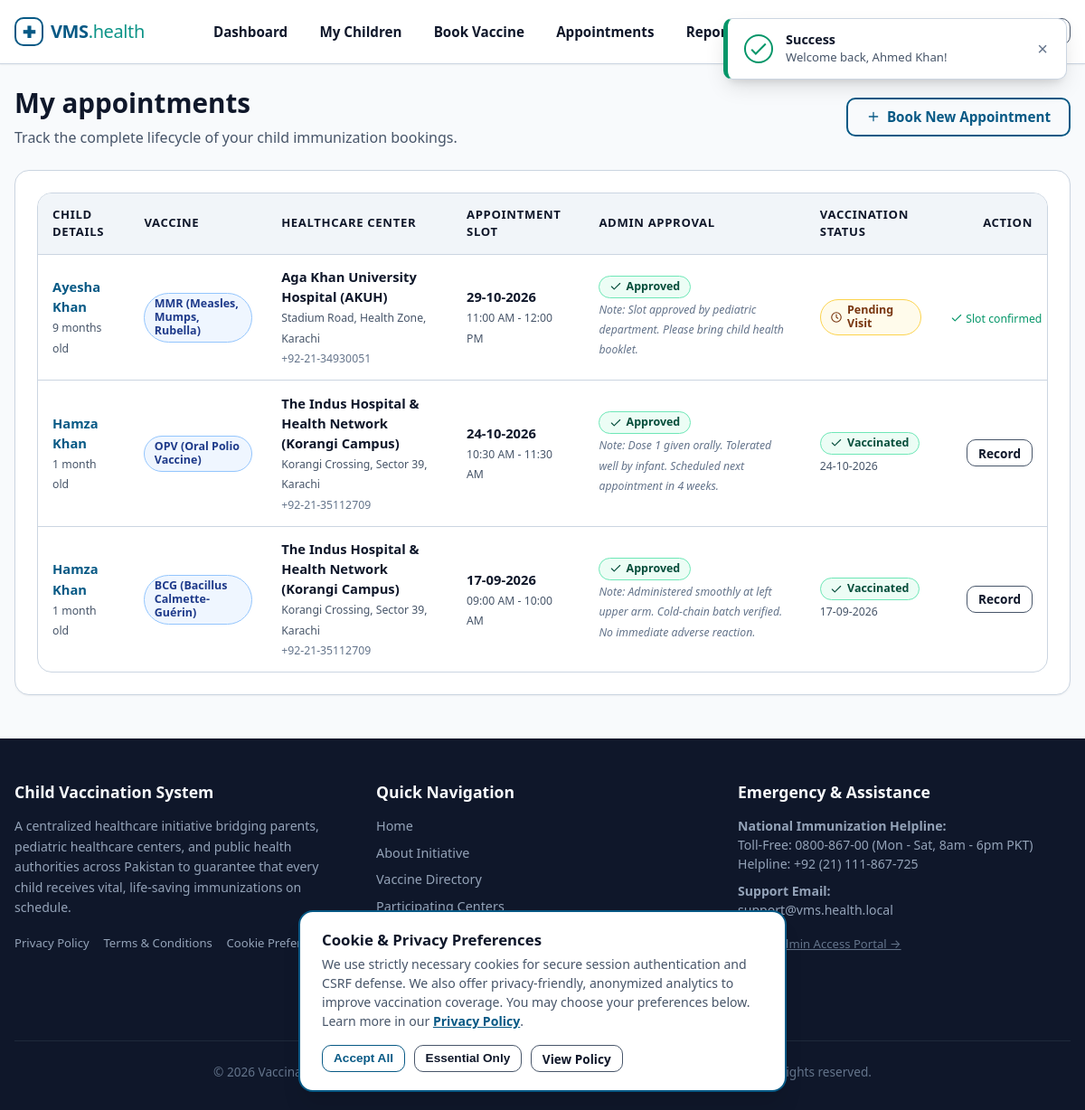
Page /vms/parent/bookings.php (signed in) on the committed database.
### tables this page shows
CREATE TABLE `bookings` (
  `id` INT UNSIGNED NOT NULL AUTO_INCREMENT,
  `child_id` INT UNSIGNED NOT NULL COMMENT 'Child receiving vaccination',
  `parent_id` INT UNSIGNED NOT NULL COMMENT 'Parent who booked appointment',
  `hospital_id` INT UNSIGNED NOT NULL COMMENT 'Selected vaccination center',
  `vaccine_id` INT UNSIGNED NOT NULL COMMENT 'Vaccine to be administered',
  `preferred_date` DATE NOT NULL COMMENT 'Date booked for the appointment',
  `time_slot` VARCHAR(30) NOT NULL COMMENT 'e.g. 09:00 AM - 10:00 AM',
  `admin_status` ENUM('pending', 'approved', 'rejected') NOT NULL DEFAULT 'pending' COMMENT 'Admin approval status',
  `vaccination_status` ENUM('pending', 'vaccinated', 'not_vaccinated') NOT NULL DEFAULT 'pending' COMMENT 'Hospital verification status',
  `vaccinated_on` DATETIME DEFAULT NULL COMMENT 'Timestamp when hospital confirmed vaccination',
  `remarks` TEXT DEFAULT NULL COMMENT 'Clinical observations or rejection/cancellation reasons',
  `created_at` DATETIME NOT NULL DEFAULT CURRENT_TIMESTAMP,
  PRIMARY KEY (`id`),
  KEY `idx_bookings_child` (`child_id`),
  KEY `idx_bookings_parent` (`parent_id`),
  KEY `idx_bookings_hospital` (`hospital_id`),
  KEY `idx_bookings_vaccine` (`vaccine_id`),
  KEY `idx_bookings_admin_status` (`admin_status`),
  KEY `idx_bookings_vac_status` (`vaccination_status`),
  KEY `idx_bookings_preferred_date` (`preferred_date`),
  KEY `idx_bookings_parent_child` (`parent_id`, `child_id`),
  KEY `idx_bookings_hosp_schedule` (`hospital_id`, `preferred_date`, `vaccination_status`),
  CONSTRAINT `fk_bookings_child` FOREIGN KEY (`child_id`)
    REFERENCES `children` (`id`) ON DELETE CASCADE ON UPDATE CASCADE,
  CONSTRAINT `fk_bookings_parent` FOREIGN KEY (`parent_id`)
    REFERENCES `parents` (`id`) ON DELETE CASCADE ON UPDATE CASCADE,
  CONSTRAINT `fk_bookings_hospital` FOREIGN KEY (`hospital_id`)
    REFERENCES `hospitals` (`id`) ON DELETE CASCADE ON UPDATE CASCADE,
  CONSTRAINT `fk_bookings_vaccine` FOREIGN KEY (`vaccine_id`)
    REFERENCES `vaccines` (`id`) ON DELETE CASCADE ON UPDATE CASCADE
);

CREATE TABLE `children` (
  `id` INT UNSIGNED NOT NULL AUTO_INCREMENT,
  `parent_id` INT UNSIGNED NOT NULL COMMENT 'Foreign key to parents.id',
  `name` VARCHAR(100) NOT NULL COMMENT 'Child full name',
  `dob` DATE NOT NULL COMMENT 'Date of birth used for schedule calculations',
  `gender` ENUM('male', 'female', 'other') NOT NULL COMMENT 'Biological gender',
  `blood_group` VARCHAR(10) NOT NULL COMMENT 'Blood group e.g. A+, B+, O+, AB-',
  `created_at` DATETIME NOT NULL DEFAULT CURRENT_TIMESTAMP,
  PRIMARY KEY (`id`),
  KEY `idx_children_parent_id` (`parent_id`),
  KEY `idx_children_dob` (`dob`),
  CONSTRAINT `fk_children_parent` FOREIGN KEY (`parent_id`)
    REFERENCES `parents` (`id`) ON DELETE CASCADE ON UPDATE CASCADE
);

CREATE TABLE `vaccines` (
  `id` INT UNSIGNED NOT NULL AUTO_INCREMENT,
  `name` VARCHAR(100) NOT NULL COMMENT 'Vaccine name e.g. BCG, OPV, MMR',
  `description` TEXT NOT NULL COMMENT 'Medical indications, preventable illnesses, instructions',
  `recommended_age_days` INT UNSIGNED NOT NULL COMMENT 'Days from birth when dose is due (0 = Birth)',
  `doses` INT UNSIGNED NOT NULL DEFAULT 1 COMMENT 'Total recommended doses in the series',
  `status` ENUM('available', 'unavailable') NOT NULL DEFAULT 'available',
  `created_at` DATETIME NOT NULL DEFAULT CURRENT_TIMESTAMP,
  PRIMARY KEY (`id`),
  KEY `idx_vaccines_status` (`status`),
  KEY `idx_vaccines_age_days` (`recommended_age_days`)
);

CREATE TABLE `hospitals` (
  `id` INT UNSIGNED NOT NULL AUTO_INCREMENT,
  `user_id` INT UNSIGNED NOT NULL COMMENT 'Foreign key to users.id',
  `name` VARCHAR(150) NOT NULL COMMENT 'Official name of the hospital / health center',
  `address` TEXT NOT NULL COMMENT 'Street address of the hospital',
  `city` VARCHAR(80) NOT NULL COMMENT 'City where hospital is located',
  `location` VARCHAR(150) NOT NULL COMMENT 'District, zone, or prominent landmark for parent search',
  `phone` VARCHAR(25) NOT NULL COMMENT 'Hospital reception / pediatric hotline',
  `status` ENUM('active', 'inactive') NOT NULL DEFAULT 'active' COMMENT 'Account status',
  `created_at` DATETIME NOT NULL DEFAULT CURRENT_TIMESTAMP,
  PRIMARY KEY (`id`),
  UNIQUE KEY `uk_hospitals_user_id` (`user_id`),
  KEY `idx_hospitals_city` (`city`),
  KEY `idx_hospitals_status` (`status`),
  CONSTRAINT `fk_hospitals_user` FOREIGN KEY (`user_id`)
    REFERENCES `users` (`id`) ON DELETE CASCADE ON UPDATE CASCADE
);

### vms/includes/functions.php (called while the page is built, shortened)
<?php
function url(string $path = ''): string
{
    return BASE_URL . ltrim($path, '/');
}
function e($value): string
{
    return htmlspecialchars((string)$value, ENT_QUOTES, 'UTF-8');
}
function formatDate(?string $dateString, string $format = 'd-m-Y'): string
{
    $timestamp = strtotime($dateString);
    return date($format, $timestamp);
}
function formatAge(string $dob): string
{
    try {
        $birthDate = new DateTime($dob);
        $today = new DateTime('today');
        $diff = $birthDate->diff($today);
        if ($diff->m > 0) {
            return $diff->m . ' month' . ($diff->m > 1 ? 's' : '');
        }
        return $diff->d . ' day' . ($diff->d > 1 ? 's' : '');
    } catch (Exception $e) {
        return 'Unknown';
    }
}

### vms/parent/bookings.php (the view, shortened to what this page needs)
<?php
require_once __DIR__ . '/../includes/functions.php';
require_once __DIR__ . '/../includes/ui.php';
$pdo = getDBConnection();
$userId = currentUserId();
$pStmt = $pdo->prepare('SELECT id FROM parents WHERE user_id = ? LIMIT 1');
$pStmt->execute([$userId]);
$parentId = (int)$pStmt->fetchColumn();
$stmt = $pdo->prepare(
    'SELECT b.*,
            c.name AS child_name, c.dob AS child_dob,
            h.name AS hospital_name, h.city AS hospital_city, h.phone AS hospital_phone, h.location AS hospital_location,
            v.name AS vaccine_name
     FROM bookings b
     JOIN children c ON b.child_id = c.id
     JOIN hospitals h ON b.hospital_id = h.id
     JOIN vaccines v ON b.vaccine_id = v.id
     WHERE b.parent_id = ?
     ORDER BY b.preferred_date DESC, b.created_at DESC'
);
$stmt->execute([$parentId]);
$bookings = $stmt->fetchAll();
require_once __DIR__ . '/../includes/header.php';
?>
<div class="container">
    <div style="display: flex; justify-content: space-between; align-items: center; margin-bottom: 1.5rem; flex-wrap: wrap; gap: 1rem;">
        <div>
            <h1>My appointments</h1>
            <p style="margin: 0;">Track the complete lifecycle of your child immunization bookings.</p>
        </div>
        <div>
            <a href="<?= url('parent/book.php'); ?>" class="btn btn-primary">
                <?= uiIcon('plus', 16); ?> Book New Appointment
            </a>
        </div>
    </div>
    <div class="card">
        <?php if (empty($bookings)): ?>
            <div style="text-align: center; padding: 3rem 1rem; color: var(--text-muted);">
                <?= uiIcon('calendar', 40); ?>
                <h3>No Appointments Booked Yet</h3>
                <p style="max-width: 450px; margin: 0 auto 1.25rem;">
                    You have not submitted any vaccination requests. Schedule a slot at an authorized pediatric hospital to ensure your child remains protected.
                </p>
                <a href="<?= url('parent/book.php'); ?>" class="btn btn-primary">Book an Appointment</a>
            </div>
        <?php else: ?>
            <div class="table-responsive">
                <table class="table">
                    <thead>
                        <tr>
                            <th>Child Details</th>
                            <th>Vaccine</th>
                            <th>Healthcare Center</th>
                            <th>Appointment Slot</th>
                            <th>Admin Approval</th>
                            <th>Vaccination Status</th>
                            <th style="text-align: right;">Action</th>
                        </tr>
                    </thead>
                    <tbody>
                        <?php foreach ($bookings as $b): ?>
                            <tr>
                                <td>
                                    <strong><a href="<?= url('parent/children.php?action=view&id=' . (int)$b['child_id']); ?>"><?= e($b['child_name']); ?></a></strong><br>
                                    <small style="color: var(--text-muted);"><?= formatAge($b['child_dob']); ?> old</small>
                                </td>
                                <td><span class="badge badge-info"><?= e($b['vaccine_name']); ?></span></td>
                                <td>
                                    <strong><?= e($b['hospital_name']); ?></strong><br>
                                    <small style="color: var(--text-muted);"><?= e($b['hospital_location']); ?>, <?= e($b['hospital_city']); ?></small><br>
                                    <small style="color: var(--text-light);"><?= e($b['hospital_phone']); ?></small>
                                </td>
                                <td>
                                    <strong><?= formatDate($b['preferred_date']); ?></strong><br>
                                    <small style="color: var(--text-muted);"><?= e($b['time_slot']); ?></small>
                                </td>
                                <td>
                                    <?php if ($b['admin_status'] === 'approved'): ?>
                                        <span class="badge badge-success"><?= uiIcon('check', 14); ?> Approved</span>
                                    <?php elseif ($b['admin_status'] === 'pending'): ?>
                                        <span class="badge badge-warning"><?= uiIcon('clock', 14); ?> In Review</span>
                                    <?php else: ?>
                                        <span class="badge badge-danger"><?= uiIcon('x', 14); ?> Rejected</span>
                                    <?php endif; ?>
                                    <?php if (!empty($b['remarks'])): ?>
                                        <br><small style="color: var(--text-light); font-style: italic;">Note: <?= e($b['remarks']); ?></small>
                                    <?php endif; ?>
                                </td>
                                <td>
                                    <?php if ($b['vaccination_status'] === 'vaccinated'): ?>
                                        <span class="badge badge-success"><?= uiIcon('check', 14); ?> Vaccinated</span><br>
                                        <small style="color: var(--text-muted);"><?= formatDate($b['vaccinated_on']); ?></small>
                                    <?php elseif ($b['vaccination_status'] === 'not_vaccinated'): ?>
                                        <span class="badge badge-danger"><?= uiIcon('x', 14); ?> Missed Visit</span>
                                    <?php else: ?>
                                        <span class="badge badge-warning"><?= uiIcon('clock', 14); ?> Pending Visit</span>
                                    <?php endif; ?>
                                </td>
                                <td style="text-align: right; white-space: nowrap;">
                                    <?php if ($b['vaccination_status'] === 'vaccinated'): ?>
                                        <a href="<?= url('parent/reports.php?child_id=' . (int)$b['child_id']); ?>" class="btn btn-outline btn-sm">
                                            Record
                                        </a>
                                    <?php elseif ($b['admin_status'] === 'rejected' || $b['vaccination_status'] === 'not_vaccinated'): ?>
                                        <a href="<?= url('parent/book.php?child_id=' . (int)$b['child_id'] . '&vaccine_id=' . (int)$b['vaccine_id']); ?>" class="btn btn-primary btn-sm">
                                            Book again
                                        </a>
                                    <?php else: ?>
                                        <small style="color: var(--success);"><?= uiIcon('check', 14); ?> Slot confirmed</small>
                                    <?php endif; ?>
                                </td>
                            </tr>
                        <?php endforeach; ?>
                    </tbody>
                </table>
            </div>
        <?php endif; ?>
    </div>
</div>
<?php require_once __DIR__ . '/../includes/footer.php'; ?>

### vms/includes/ui.php (shortened to what this page needs)
<?php
function uiIcon(string $name, int $size = 20): string
{
    static $paths = [
        'alert'    => '<path d="M12 9v4m0 4h.01M10.3 3.9 2.4 17.5A2 2 0 0 0 4.1 20.5h15.8a2 2 0 0 0 1.7-3L13.7 3.9a2 2 0 0 0-3.4 0z"/>',
        'check'    => '<path d="M20 6 9 17l-5-5"/>',
        'x'        => '<path d="M18 6 6 18M6 6l12 12"/>',
        'clock'    => '<circle cx="12" cy="12" r="9"/><path d="M12 7v5l3 2"/>',
        'calendar' => '<rect x="3" y="5" width="18" height="16" rx="2"/><path d="M16 3v4M8 3v4M3 11h18"/>',
        'shield'   => '<path d="M12 3 4 6v6c0 4.5 3.4 8.3 8 9 4.6-.7 8-4.5 8-9V6l-8-3z"/><path d="m9 12 2 2 4-4"/>',
        'hospital' => '<path d="M3 21V8l9-5 9 5v13M9 21v-6h6v6M12 8v4M10 10h4"/>',
        'user'     => '<circle cx="12" cy="8" r="4"/><path d="M4 21a8 8 0 0 1 16 0"/>',
        'users'    => '<circle cx="9" cy="8" r="3.5"/><path d="M2.5 20a6.5 6.5 0 0 1 13 0M16 4.5a3.5 3.5 0 0 1 0 7M18 14a6.5 6.5 0 0 1 3.5 6"/>',
        'child'    => '<circle cx="12" cy="7" r="3.5"/><path d="M6 21v-5a6 6 0 0 1 12 0v5M9 21v-3m6 3v-3"/>',
        'syringe'  => '<path d="m18 2 4 4M17 7l3-3M19 9 8.7 19.3a1 1 0 0 1-.7.3H4v-4a1 1 0 0 1 .3-.7L15 5M9 11l4 4M5 19l-3 3M14 4l6 6"/>',
        'phone'    => '<path d="M5 4h4l2 5-2.5 1.5a11 11 0 0 0 5 5L15 13l5 2v4a2 2 0 0 1-2 2A16 16 0 0 1 3 6a2 2 0 0 1 2-2z"/>',
        'mail'     => '<rect x="3" y="5" width="18" height="14" rx="2"/><path d="m3 7 9 6 9-6"/>',
        'map'      => '<path d="M12 21s-7-6.2-7-11a7 7 0 0 1 14 0c0 4.8-7 11-7 11z"/><circle cx="12" cy="10" r="2.5"/>',
        'search'   => '<circle cx="11" cy="11" r="7"/><path d="m20 20-3.5-3.5"/>',
        'arrow'    => '<path d="M5 12h14M13 6l6 6-6 6"/>',
        'back'     => '<path d="M19 12H5m6-6-6 6 6 6"/>',
        'plus'     => '<path d="M12 5v14M5 12h14"/>',
        'edit'     => '<path d="M4 20h4L19 9a2.8 2.8 0 0 0-4-4L4 16v4zM13.5 6.5l4 4"/>',
        'trash'    => '<path d="M4 7h16M10 11v6m4-6v6M6 7l1 13h10l1-13M9 7V4h6v3"/>',
        'print'    => '<path d="M7 9V3h10v6M7 17H5a2 2 0 0 1-2-2v-4a2 2 0 0 1 2-2h14a2 2 0 0 1 2 2v4a2 2 0 0 1-2 2h-2M7 14h10v7H7z"/>',
        'lock'     => '<rect x="5" y="11" width="14" height="10" rx="2"/><path d="M8 11V8a4 4 0 0 1 8 0v3"/>',
        'eye'      => '<path d="M2 12s3.6-7 10-7 10 7 10 7-3.6 7-10 7S2 12 2 12z"/><circle cx="12" cy="12" r="3"/>',
        'scale'    => '<path d="M12 3v18M5 21h14M5 7h14M5 7l-3 7a3.5 3.5 0 0 0 6 0L5 7zm14 0-3 7a3.5 3.5 0 0 0 6 0l-3-7z"/>',
        'info'     => '<circle cx="12" cy="12" r="9"/><path d="M12 11v5m0-8h.01"/>',
    ];
    $inner = $paths[$name] ?? $paths['info'];
    $size  = max(10, $size);
    return '<svg class="ui-icon" width="' . $size . '" height="' . $size . '" viewBox="0 0 24 24" fill="none" '
         . 'stroke="currentColor" stroke-width="1.9" stroke-linecap="round" stroke-linejoin="round" '
         . 'aria-hidden="true" focusable="false">' . $inner . '</svg>';
}
    ?>

### rows in the picture
bookings: child.name "Ayesha Khan", child.dob "9 months", vaccine.name "MMR (Measles, Mumps, Rubella)", hospital.name "Aga Khan University Hospital (AKUH)", hospital.location "Stadium Road, Health Zone", hospital.city "Karachi", hospital.phone "+92-21-34930051", preferred_date "29-10-2026", time_slot "11:00 AM - 12:00 PM", remarks "Slot approved by pediatric department. Please bring child health booklet."
bookings: child.name "Hamza Khan", child.dob "1 month", vaccine.name "OPV (Oral Polio Vaccine)", hospital.name "The Indus Hospital & Health Network (Korangi Campus)", hospital.location "Korangi Crossing, Sector 39", hospital.city "Karachi", hospital.phone "+92-21-35112709", preferred_date "24-10-2026", time_slot "10:30 AM - 11:30 AM", remarks "Dose 1 given orally. Tolerated well by infant. Scheduled next appointment in 4 weeks.", vaccinated_on "24-10-2026"
bookings: child.name "Hamza Khan", child.dob "1 month", vaccine.name "BCG (Bacillus Calmette-Guérin)", hospital.name "The Indus Hospital & Health Network (Korangi Campus)", hospital.location "Korangi Crossing, Sector 39", hospital.city "Karachi", hospital.phone "+92-21-35112709", preferred_date "17-09-2026", time_slot "09:00 AM - 10:00 AM", remarks "Administered smoothly at left upper arm. Cold-chain batch verified. No immediate adverse reaction.", vaccinated_on "17-09-2026"

### other values in the picture
$flashType "Success"
$flashMsg "Welcome back, Ahmed Khan!"
